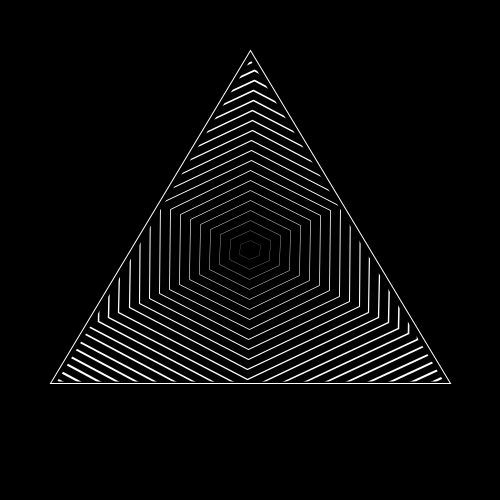
Frame 1 (no input)
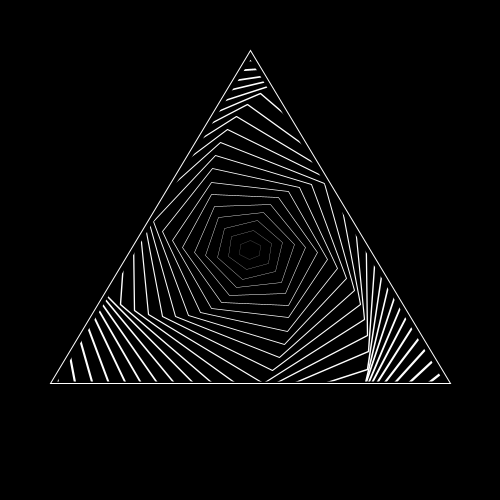
Frame 60 (the mouse pressed at the canvas centre just before this capture)
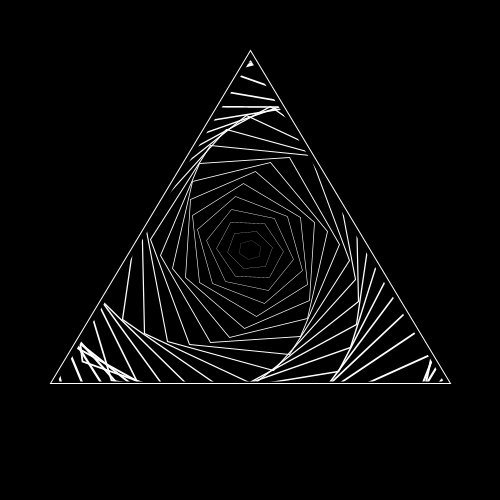
Frame 120 (the mouse held since frame 60 and released just before this capture)

The Processing sketch that drew these frames (run headless with seeded random() and noise(); from frame 60 on, the mouse is pressed at the canvas centre):

// Processing sketch: hexagonoRotandoTriangularDegradado
// ── hexagonoRotandoTriangularDegradado.pde
float rotar;

void setup() {
  size(500, 500);
}

void draw() {
  rotar=rotar+0.08;
  background(0);
  for (int i=0; i<25; i++) {
    pushMatrix();
    translate(width/2, height/2);
    rotate(radians(i*rotar));
    noFill();
    stroke(255);
    strokeWeight(i*0.1);
    figura(0, 0, i*10);
    popMatrix();
  }
  strokeWeight(200);
  stroke(0);
  mascaraTriangulo(width/2, 235, 740);
  strokeWeight(1);
  stroke(255);
  mascaraTriangulo(width/2, height/2, 400);
}

void figura(int posX, int posY, float tam) {

  //rectMode(CENTER);
  //rect(width/2, height/2, 400, 400);

  beginShape();
  vertex(posX, posY-tam);
  vertex(posX+tam, posY-tam/2);
  vertex(posX+tam, posY+tam/2);
  vertex(posX, posY+tam);
  vertex(posX-tam, posY+tam/2);
  vertex(posX-tam, posY-tam/2);
  vertex(posX, posY-tam);
  endShape();
}

void mascara(int posX, int posY, float tam) {

  beginShape();
  vertex(posX, posY-tam);
  vertex(posX+tam, posY-tam/2);
  vertex(posX+tam, posY+tam/2);
  vertex(posX, posY+tam);
  vertex(posX-tam, posY+tam/2);
  vertex(posX-tam, posY-tam/2);
  vertex(posX, posY-tam);
  endShape();
}

void mascaraTriangulo(int posX, int posY, float tam) {
  triangle(posX, posY-tam/2, posX+tam/2, posY+tam/3, posX-tam/2, posY+tam/3 );
}
